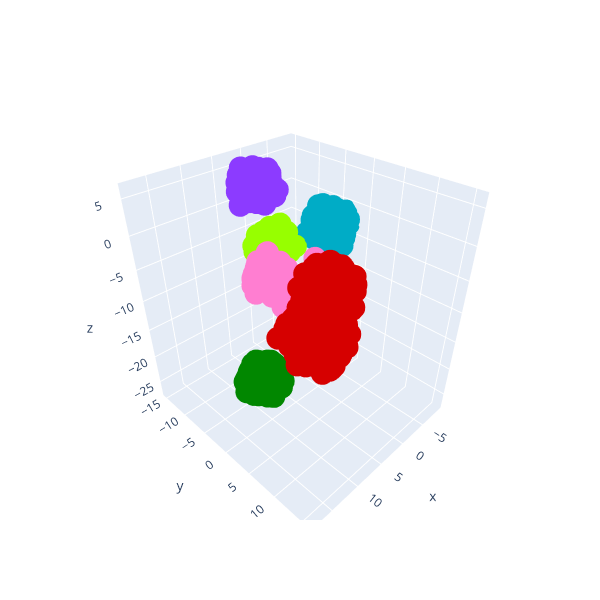

Notebook source saved alongside this figure:
### Code cell
assigns, centers = xmeans(points, 10, pop_n=False, min_var=2 ** 2)
print(centers.shape)
x, y, z = points.T
Figure().add_scatter3d(
    x=x, y=y, z=z, mode="markers", marker_color=scale_centers(len(centers))[assigns]
).update_layout(width=600, height=600, paper_bgcolor="rgba(0,0,0,0)")

### Figure 1 — Plotly figure (JSON) as saved in the notebook; plotly's stock layout.template omitted (floating-point values rounded to 4 significant figures; data arrays with more than 128 entries replaced by an {"elided": "..."} marker saying what was removed)
{"data": [{"marker": {"color": {"elided": "8192x3 int values"}}, "mode": "markers", "type": "scatter3d", "x": {"elided": "8192 float values"}, "y": {"elided": "8192 float values"}, "z": {"elided": "8192 float values"}}], "layout": {"height": 600, "paper_bgcolor": "rgba(0,0,0,0)", "width": 600}}
